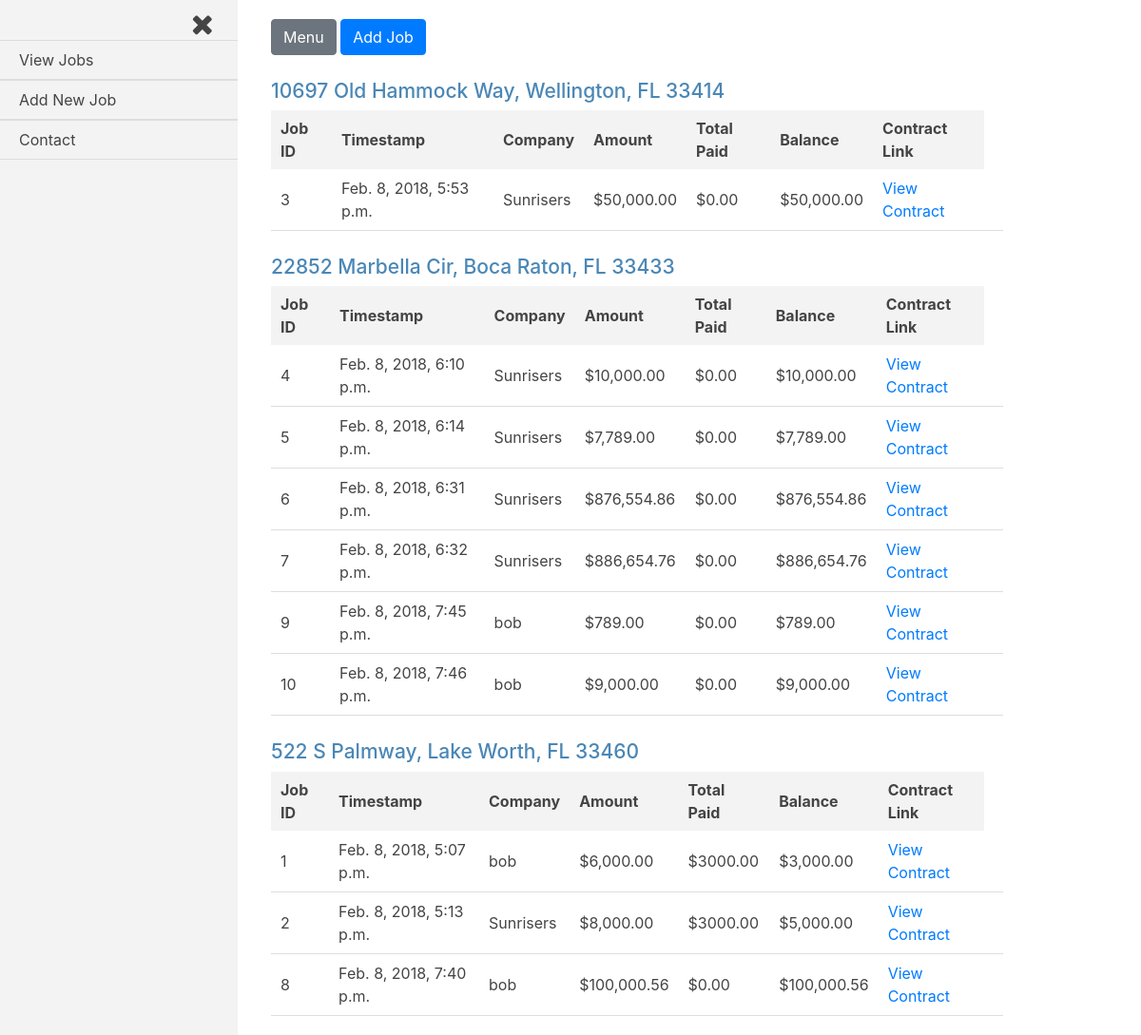
Page /jobs_admin/ on the committed database.
### jobs/models.py (models this page shows, shortened)
class Current_Worker(models.Model):
    house = models.ForeignKey(House, on_delete=models.CASCADE)
    company = models.ForeignKey(settings.AUTH_USER_MODEL, on_delete=models.CASCADE)
    current = models.BooleanField(default=False)

class House(models.Model):
    address = models.CharField(max_length=250)
    companies = models.ManyToManyField(settings.AUTH_USER_MODEL, through='Current_Worker')

class Job(models.Model):
    house = models.ForeignKey(House, on_delete=models.CASCADE)
    company = models.ForeignKey(settings.AUTH_USER_MODEL, on_delete=models.CASCADE,)
    start_amount = models.DecimalField(max_digits=8, decimal_places=2, default=0.00)
    start_date = models.DateTimeField(auto_now_add=True, blank=True)
    total_paid = models.DecimalField(max_digits=8, decimal_places=2, default=0.00)
    document_link = models.CharField(max_length=800)
    approved = models.BooleanField(default=False)
    @property
    def balance(self):
        if self.total_paid > self.start_amount:
            logger.error('Total amount paid exceeds the starting job amount.')
        diff = self.start_amount - self.total_paid
        balance = models.DecimalField(max_digits=8, decimal_places=2, default=diff)
        return diff

### jobs_admin/views.py (the view)
# urls.py: path('', views.index, name='index'),
def index(request):
    current_user = request.user
    sql = 'SELECT * FROM jobs_current_worker WHERE current=1 GROUP BY house_id'
    current_workers = Current_Worker.objects.raw(sql)
    jobs = Job.objects.filter(approved=True)
    template = loader.get_template('jobs_admin/index.html')
    context = {
        'current_workers': current_workers,
        'jobs': jobs,
        'current_user': current_user,
    }
    return HttpResponse(template.render(context, request))

### jobs_admin/templates/jobs_admin/index.html (shortened to what this page needs)
{% extends 'base_login.html' %}
{% load humanize %}
{% load static %}
{% block content %}
{% for current_worker in current_workers %}
<div class="job-container">
  <div class="house">
    <h3 class="house-address">{{current_worker.house.address}}</h3>
  </div>
  <table class="job-summary">
    <tr class="job-headings">
      <th>Job ID</th>
      <th>Timestamp</th>
      <th>Company</th>
      <th>Amount</th>
      <th>Total Paid</th>
      <th>Balance</th>
      <th>Contract Link</th>
    </tr>
    {% for job in jobs %}
      {% if job.house.address == current_worker.house.address %}
    <tr class="job-info">
      <td>{{job.id}}</td>
      <td>{{job.start_date}}</td>
      <td>{{job.company}}</td>
      <td>${{job.start_amount|intcomma}}</td>
      <td>${{job.total_paid}}</td>
      <td>${{job.balance|intcomma}}</td>
      <td><a href="{{job.document_link}}">View Contract</a></td>
      <td>
      </td>
    </tr>
      {% endif %}
    {% endfor %}
  </table>
</div>
{% endfor %}
{% endblock content %}

### static/logged-in.css (style rules this page uses)
body { overflow-x: hidden; color: #444; }
.job-container { overflow-x: auto; margin-top: 25px; }
.job-container h3 { font-size: 21px; color: #4A87B6; }
.job-headings { background-color: #f3f3f3; }
.job-headings th { padding: 7px 10px; }
.job-summary { width: 100%; min-width: 475px; max-width: 770px; }
.job-summary td { padding: 8px 10px; }
.job-info { border-bottom: 1px solid #ddd; }

### rows in the picture
Current_Worker: house.address "10697 Old Hammock Way, Wellington, FL 33414"
Job: id "3", start_date "Feb. 8, 2018, 5:53 p.m.", company "Sunrisers", start_amount "50,000.00", total_paid "0.00", balance "50,000.00"
Current_Worker: house.address "22852 Marbella Cir, Boca Raton, FL 33433"
Job: id "4", start_date "Feb. 8, 2018, 6:10 p.m.", company "Sunrisers", start_amount "10,000.00", total_paid "0.00", balance "10,000.00"
Job: id "5", start_date "Feb. 8, 2018, 6:14 p.m.", company "Sunrisers", start_amount "7,789.00", total_paid "0.00", balance "7,789.00"
Job: id "6", start_date "Feb. 8, 2018, 6:31 p.m.", company "Sunrisers", start_amount "876,554.86", total_paid "0.00", balance "876,554.86"
Job: id "7", start_date "Feb. 8, 2018, 6:32 p.m.", company "Sunrisers", start_amount "886,654.76", total_paid "0.00", balance "886,654.76"
Job: id "9", start_date "Feb. 8, 2018, 7:45 p.m.", company "bob", start_amount "789.00", total_paid "0.00", balance "789.00"
Job: id "10", start_date "Feb. 8, 2018, 7:46 p.m.", company "bob", start_amount "9,000.00", total_paid "0.00", balance "9,000.00"
Current_Worker: house.address "522 S Palmway, Lake Worth, FL 33460"
Job: id "1", start_date "Feb. 8, 2018, 5:07 p.m.", company "bob", start_amount "6,000.00", total_paid "3000.00", balance "3,000.00"
Job: id "2", start_date "Feb. 8, 2018, 5:13 p.m.", company "Sunrisers", start_amount "8,000.00", total_paid "3000.00", balance "5,000.00"
Job: id "8", start_date "Feb. 8, 2018, 7:40 p.m.", company "bob", start_amount "100,000.56", total_paid "0.00", balance "100,000.56"
